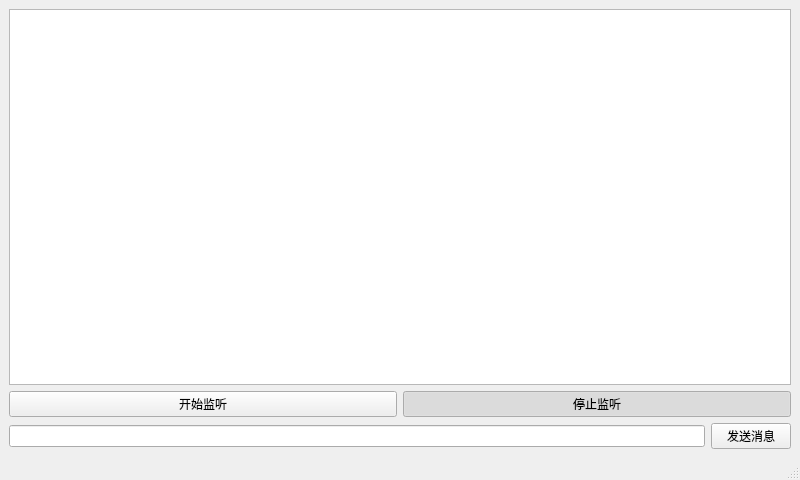
<?xml version="1.0" encoding="UTF-8"?>
<ui version="4.0">
 <class>MainWindow</class>
 <widget class="QMainWindow" name="MainWindow">
  <property name="geometry">
   <rect>
    <x>0</x>
    <y>0</y>
    <width>800</width>
    <height>480</height>
   </rect>
  </property>
  <property name="windowTitle">
   <string>MainWindow</string>
  </property>
  <widget class="QWidget" name="centralwidget">
   <layout class="QVBoxLayout" name="verticalLayout">
    <item>
     <widget class="QTextBrowser" name="textBrowser"/>
    </item>
    <item>
     <layout class="QHBoxLayout" name="horizontalLayout">
      <item>
       <widget class="QPushButton" name="pushButton">
        <property name="text">
         <string>开始监听</string>
        </property>
        <property name="checkable">
         <bool>true</bool>
        </property>
        <attribute name="buttonGroup">
         <string notr="true">buttonGroup</string>
        </attribute>
       </widget>
      </item>
      <item>
       <widget class="QPushButton" name="pushButton_2">
        <property name="text">
         <string>停止监听</string>
        </property>
        <property name="checkable">
         <bool>true</bool>
        </property>
        <property name="checked">
         <bool>true</bool>
        </property>
        <attribute name="buttonGroup">
         <string notr="true">buttonGroup</string>
        </attribute>
       </widget>
      </item>
     </layout>
    </item>
    <item>
     <layout class="QHBoxLayout" name="horizontalLayout_2">
      <item>
       <widget class="QLineEdit" name="lineEdit"/>
      </item>
      <item>
       <widget class="QPushButton" name="pushButton_3">
        <property name="text">
         <string>发送消息</string>
        </property>
       </widget>
      </item>
     </layout>
    </item>
   </layout>
  </widget>
  <widget class="QMenuBar" name="menubar">
   <property name="geometry">
    <rect>
     <x>0</x>
     <y>0</y>
     <width>800</width>
     <height>21</height>
    </rect>
   </property>
  </widget>
  <widget class="QStatusBar" name="statusbar"/>
 </widget>
 <resources/>
 <connections/>
 <buttongroups>
  <buttongroup name="buttonGroup"/>
 </buttongroups>
</ui>
